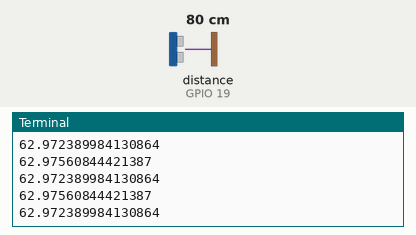
The program below on a simulated Raspberry Pi (BCM pin numbers). Shown: the last lines printed to the terminal. The inputs (shaded band) are chosen by the test bench; at power-on: distance to the obstacle (sensor on GPIO 19) 80 cm. The echo pulse lasts 58.3 µs per cm; the clock reads 2024-03-15 10:24:30 at power-on unless the program sets it.

Above: at 1.2 s.
1.3 s: distance to the obstacle (sensor on GPIO 19) set to 2 cm
At 1.39 s:
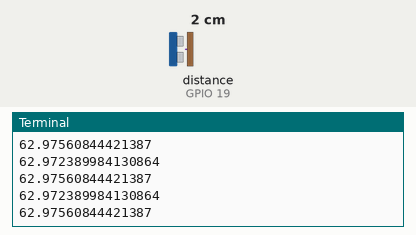
2.8 s: distance to the obstacle (sensor on GPIO 19) set to 4 cm
At 2.8 s:
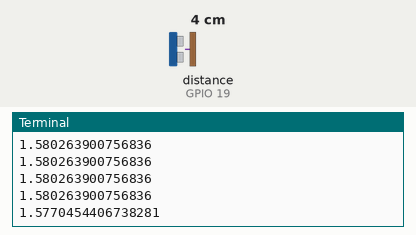
Timing chart, 0 to 5.8 s (numbered marks = the images above; inputs shaded):
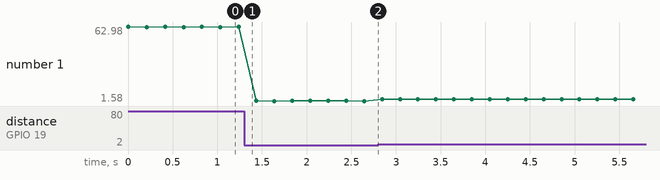

The program:

main.py
```python
#!/usr/bin/python3

from time import sleep, time
from RPi import GPIO
import atexit


def cleanExit():
    print("Cleaning GPIO")
    GPIO.cleanup()


atexit.register(cleanExit)

TRIGGER = 26
ECHO = 19

GPIO.setmode(GPIO.BCM)
GPIO.setup(TRIGGER, GPIO.OUT)
GPIO.setup(ECHO, GPIO.IN)

while True:
    GPIO.output(TRIGGER, 0)
    sleep(2E-6)
    GPIO.output(TRIGGER, 1)
    sleep(10E-6)
    GPIO.output(TRIGGER, 0)
    while GPIO.input(ECHO) == 0:
        pass
    echoStartTime = time()
    while GPIO.input(ECHO) == 1:
        pass
    echoEndTime = time()
    # print((echoEndTime - echoStartTime) * 13397.24409)
    print((echoEndTime - echoStartTime) * 13499.2)
    sleep(0.2)
```

Measured:
- plotted number 1: 62.98 → 1.58 after the input at 1.3 s, 1.58 → 3.14 after the input at 2.8 s
